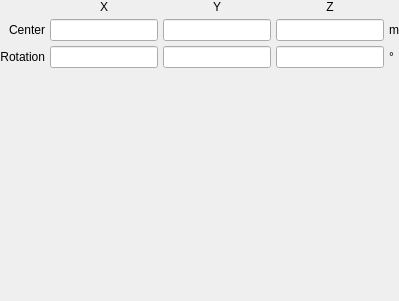
         <widget class="QWidget" name="klein">
          <layout class="QGridLayout" name="gridLayout_41">
           <property name="leftMargin">
            <number>0</number>
           </property>
           <property name="topMargin">
            <number>0</number>
           </property>
           <property name="rightMargin">
            <number>0</number>
           </property>
           <property name="bottomMargin">
            <number>0</number>
           </property>
           <property name="spacing">
            <number>5</number>
           </property>
           <item row="3" column="1">
            <spacer name="verticalSpacer_34">
             <property name="orientation">
              <enum>Qt::Vertical</enum>
             </property>
             <property name="sizeHint" stdset="0">
              <size>
               <width>20</width>
               <height>233</height>
              </size>
             </property>
            </spacer>
           </item>
           <item row="1" column="0">
            <widget class="QLabel" name="label_93">
             <property name="text">
              <string>Center</string>
             </property>
             <property name="alignment">
              <set>Qt::AlignRight|Qt::AlignTrailing|Qt::AlignVCenter</set>
             </property>
            </widget>
           </item>
           <item row="1" column="1">
            <widget class="LineEdit" name="lineedit_klein_translationx"/>
           </item>
           <item row="1" column="2">
            <widget class="LineEdit" name="lineedit_klein_translationy"/>
           </item>
           <item row="1" column="3">
            <widget class="LineEdit" name="lineedit_klein_translationz"/>
           </item>
           <item row="2" column="0">
            <widget class="QLabel" name="label_92">
             <property name="text">
              <string>Rotation</string>
             </property>
             <property name="alignment">
              <set>Qt::AlignRight|Qt::AlignTrailing|Qt::AlignVCenter</set>
             </property>
            </widget>
           </item>
           <item row="2" column="1">
            <widget class="LineEdit" name="lineedit_klein_rotationx"/>
           </item>
           <item row="2" column="2">
            <widget class="LineEdit" name="lineedit_klein_rotationy"/>
           </item>
           <item row="2" column="3">
            <widget class="LineEdit" name="lineedit_klein_rotationz"/>
           </item>
           <item row="0" column="1">
            <widget class="QLabel" name="label_271">
             <property name="text">
              <string>X</string>
             </property>
             <property name="alignment">
              <set>Qt::AlignCenter</set>
             </property>
            </widget>
           </item>
           <item row="0" column="2">
            <widget class="QLabel" name="label_272">
             <property name="text">
              <string>Y</string>
             </property>
             <property name="alignment">
              <set>Qt::AlignCenter</set>
             </property>
            </widget>
           </item>
           <item row="0" column="3">
            <widget class="QLabel" name="label_273">
             <property name="text">
              <string>Z</string>
             </property>
             <property name="alignment">
              <set>Qt::AlignCenter</set>
             </property>
            </widget>
           </item>
           <item row="1" column="4">
            <widget class="QLabel" name="label_274">
             <property name="text">
              <string>m</string>
             </property>
            </widget>
           </item>
           <item row="2" column="4">
            <widget class="QLabel" name="label_275">
             <property name="text">
              <string>°</string>
             </property>
            </widget>
           </item>
          </layout>
         </widget>
